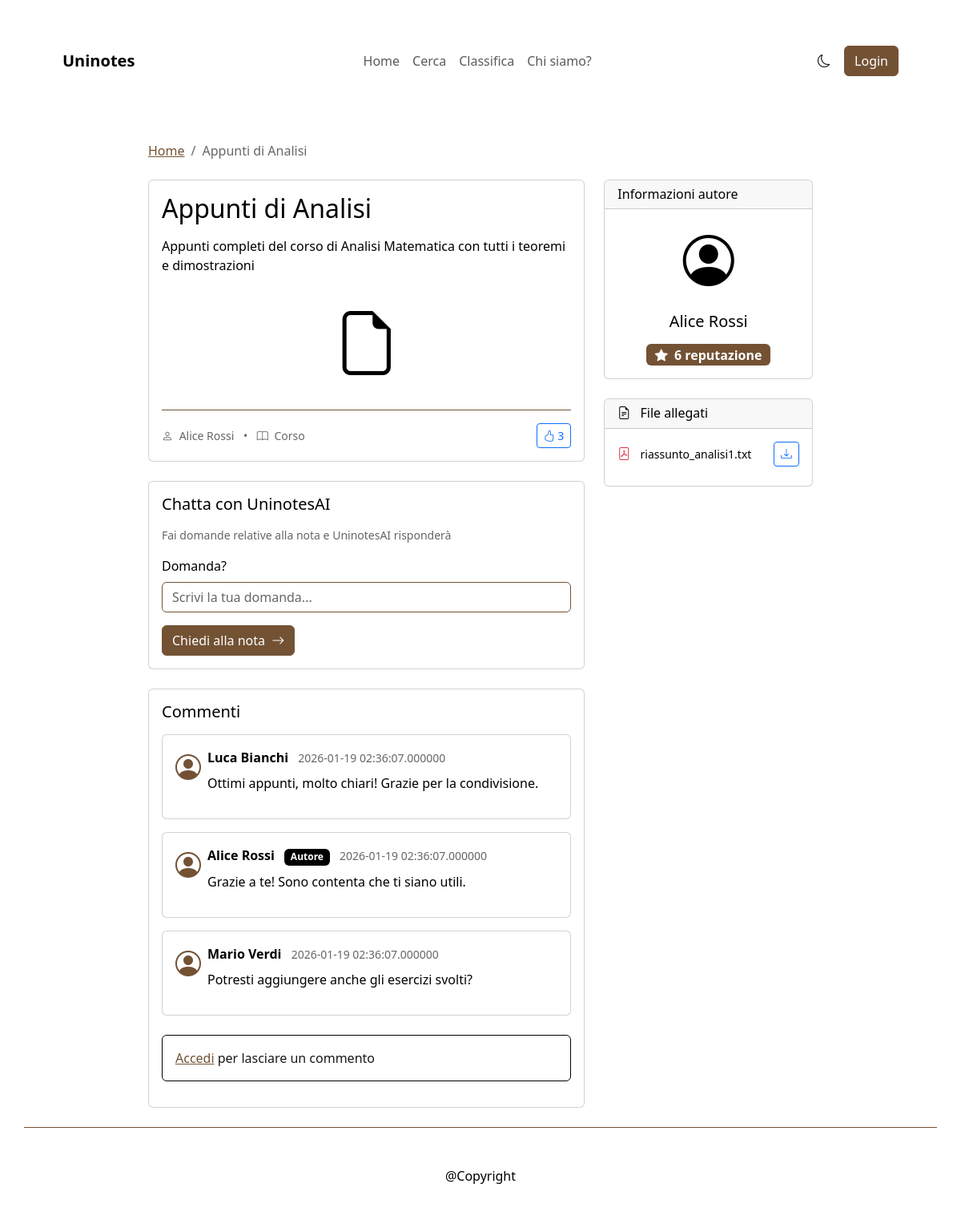
Screenshot of /note/1 with the database file from the repository.
### tables this page shows
CREATE TABLE `NOTE` (
  `id` BIGINT UNSIGNED NOT NULL AUTO_INCREMENT PRIMARY KEY,
  `student_id` BIGINT UNSIGNED NOT NULL,
  `title` VARCHAR(255) NOT NULL,
  `description` VARCHAR(250) DEFAULT NULL,
  `note_type` VARCHAR(100) DEFAULT NULL,
  `format` VARCHAR(50) DEFAULT NULL,
  `university` VARCHAR(191) DEFAULT NULL,
  `visibility` ENUM('public','course','private') NOT NULL DEFAULT 'public',
  `created_at` DATETIME(6) NOT NULL DEFAULT CURRENT_TIMESTAMP(6),
  `updated_at` DATETIME(6) NULL DEFAULT NULL ON UPDATE CURRENT_TIMESTAMP(6),
  `deleted_at` DATETIME(6) DEFAULT NULL,
  INDEX (`student_id`),
  INDEX (`created_at`),
  CONSTRAINT `fk_note_student` FOREIGN KEY (`student_id`) REFERENCES `USER` (`id`) ON DELETE CASCADE ON UPDATE CASCADE
);

CREATE TABLE `COMMENT` (
  `id` BIGINT UNSIGNED NOT NULL AUTO_INCREMENT PRIMARY KEY,
  `note_id` BIGINT UNSIGNED NOT NULL,
  `student_id` BIGINT UNSIGNED NOT NULL,
  `content` TEXT NOT NULL,
  `created_at` DATETIME(6) NOT NULL DEFAULT CURRENT_TIMESTAMP(6),
  `parent_comment_id` BIGINT UNSIGNED DEFAULT NULL,
  INDEX (`note_id`),
  INDEX (`student_id`),
  INDEX (`parent_comment_id`),
  CONSTRAINT `fk_comment_note` FOREIGN KEY (`note_id`) REFERENCES `NOTE` (`id`) ON DELETE CASCADE ON UPDATE CASCADE,
  CONSTRAINT `fk_comment_user` FOREIGN KEY (`student_id`) REFERENCES `USER` (`id`) ON DELETE CASCADE ON UPDATE CASCADE,
  CONSTRAINT `fk_comment_parent` FOREIGN KEY (`parent_comment_id`) REFERENCES `COMMENT` (`id`) ON DELETE SET NULL ON UPDATE CASCADE
);

CREATE TABLE `USER` (
  `id` BIGINT UNSIGNED NOT NULL AUTO_INCREMENT PRIMARY KEY,
  `name` VARCHAR(191) NOT NULL,
  `email` VARCHAR(191) NOT NULL UNIQUE,
  `password_hash` VARCHAR(255) NOT NULL,
  `university` VARCHAR(191) DEFAULT NULL,
  `role` ENUM('student','admin') NOT NULL DEFAULT 'student',
  `created_at` DATETIME(6) NOT NULL DEFAULT CURRENT_TIMESTAMP(6)
);

CREATE TABLE `FILE` (
  `id` BIGINT UNSIGNED NOT NULL AUTO_INCREMENT PRIMARY KEY,
  `note_id` BIGINT UNSIGNED NOT NULL,
  `filename` VARCHAR(255) NOT NULL,
  `filepath` VARCHAR(1024) NOT NULL,
  `mime_type` VARCHAR(191) DEFAULT NULL,
  `size` BIGINT UNSIGNED DEFAULT NULL,
  `hash` VARCHAR(128) DEFAULT NULL,
  `uploaded_at` DATETIME(6) NOT NULL DEFAULT CURRENT_TIMESTAMP(6),
  `updated_at` DATETIME(6) NULL DEFAULT NULL ON UPDATE CURRENT_TIMESTAMP(6),
  INDEX (`note_id`),
  CONSTRAINT `fk_file_note` FOREIGN KEY (`note_id`) REFERENCES `NOTE` (`id`) ON DELETE CASCADE ON UPDATE CASCADE
);

### App/View/Pages/noteDetail.php (the view, shortened to what the rows shown need)
<?php
$note = $note ?? [];
$isLoggedIn = $isLoggedIn ?? false;
?>
<div class="container-fluid px-3 px-md-4 px-lg-5 py-4">
    <nav aria-label="breadcrumb" class="mb-4">
        <ol class="breadcrumb">
            <li class="breadcrumb-item"><a href="/">Home</a></li>
            <li class="breadcrumb-item active" aria-current="page"><?= htmlspecialchars($note['title'] ?? 'Nota') ?>
            </li>
        </ol>
    </nav>
    <div class="row g-4">
        <div class="col-lg-8">
            <div class="card mb-4">
                <div class="card-body">
                    <h1 class="h2 mb-3"><?= htmlspecialchars($note['title'] ?? 'Titolo Nota') ?></h1>
                    <p class="card-text"><?= htmlspecialchars($note['description'] ?? 'Descrizione nota') ?></p>
                    <div class="text-center my-4">
                        <i class="bi bi-file-earmark" style="font-size: 5rem; color: var(--bs-secondary);"></i>
                    </div>
                    <div class="d-flex justify-content-between align-items-center pt-3 border-top">
                        <div class="text-muted small">
                            <i class="bi bi-person me-1"></i>
                            <span><?= htmlspecialchars($note['author']['name'] ?? 'Autore') ?></span>
                            <span class="mx-2">•</span>
                            <i class="bi bi-book me-1"></i>
                            <span><?= htmlspecialchars($note['course'] ?? 'Corso') ?></span>
                        </div>
                        <form action="/note/<?= $note['id'] ?>/like" method="POST" class="d-inline">
                            <button type="submit"
                                class="btn btn-sm <?= $note['user_has_liked'] ?? false ? 'btn-primary' : 'btn-outline-primary' ?>">
                                <i class="bi bi-hand-thumbs-up"></i>
                                <?= $note['likes_count'] ?? 0 ?>
                            </button>
                        </form>
                    </div>
                </div>
            </div>
            <?php if (!empty($note['files'])): ?>
                <div class="card mb-4">
                    <div class="card-body">
                        <h5 class="card-title mb-3">Chatta con UninotesAI</h5>
                        <p class="text-muted small mb-3">Fai domande relative alla nota e UninotesAI risponderà</p>
                        <form action="/note/<?= $note['id'] ?>/chat" method="POST">
                            <div class="mb-3">
                                <label for="chatQuestion" class="form-label">Domanda?</label>
                                <input type="text" class="form-control" id="chatQuestion" name="question"
                                    placeholder="Scrivi la tua domanda...">
                            </div>
                            <button type="submit" class="btn btn-primary">
                                Chiedi alla nota
                                <i class="bi bi-arrow-right ms-1"></i>
                            </button>
                        </form>
                    </div>
                </div>
            <?php endif; ?>
            <div class="card">
                <div class="card-body">
                    <h5 class="card-title mb-3">Commenti</h5>
                    <?php if (empty($note['comments'])): ?>
                        <p class="text-muted">Nessun commento ancora. Sii il primo a commentare!</p>
                    <?php else: ?>
                        <div class="comments-list">
                            <?php foreach ($note['comments'] ?? [] as $index => $comment): ?>
                                <div class="card mb-3">
                                    <div class="card-body">
                                        <div class="d-flex align-items-start mb-2">
                                            <i class="bi bi-person-circle me-2"
                                                style="font-size: 2rem; color: var(--bs-primary);"></i>
                                            <div class="flex-grow-1">
                                                <div class="d-flex justify-content-between align-items-start">
                                                    <div>
                                                        <strong><?= htmlspecialchars($comment['author']) ?></strong>
                                                        <?php if ($comment['is_author'] ?? false): ?>
                                                            <span class="badge bg-secondary ms-2">Autore</span>
                                                        <?php endif; ?>
                                                        <small class="text-muted ms-2"><?= htmlspecialchars($comment['created_at']) ?></small>
                                                    </div>
                                                </div>
                                                <p class="mb-2 mt-2"><?= htmlspecialchars($comment['content']) ?></p>
                                            </div>
                                        </div>
                                    </div>
                                </div>
                            <?php endforeach; ?>
                        </div>
                    <?php endif; ?>
                    <?php if ($isLoggedIn): ?>
                        <form action="/note/<?= $note['id'] ?>/comment" method="POST" class="mt-4">
                            <div class="mb-3">
                                <label for="commentContent" class="form-label">Aggiungi un commento</label>
                                <textarea class="form-control" id="commentContent" name="content" rows="3"
                                    placeholder="Scrivi un commento..." required></textarea>
                            </div>
                            <button type="submit" class="btn btn-primary">
                                <i class="bi bi-send me-1"></i>
                                Invia commento
                            </button>
                        </form>
                    <?php else: ?>
                        <div class="alert alert-info mt-4">
                            <a href="/login">Accedi</a> per lasciare un commento
                        </div>
                    <?php endif; ?>
                </div>
            </div>
        </div>
        <div class="col-lg-4">
            <div class="card mb-4">
                <div class="card-header">
                    <h6 class="mb-0">Informazioni autore</h6>
                </div>
                <div class="card-body text-center">
                    <div class="mb-3">
                        <i class="bi bi-person-circle" style="font-size: 4rem;"></i>
                    </div>
                    <h5><?= htmlspecialchars($note['author']['name'] ?? 'Autore') ?></h5>
                    <div class="mt-3">
                        <span class="badge bg-primary fs-6">
                            <i class="bi bi-star-fill me-1"></i>
                            <?= $note['author']['reputation'] ?? 0 ?> reputazione
                        </span>
                    </div>
                </div>
            </div>
            <?php if (!empty($note['files'])): ?>
                <div class="card mb-4">
                    <div class="card-header">
                        <h6 class="mb-0">
                            <i class="bi bi-file-earmark-text me-2"></i>
                            File allegati
                        </h6>
                    </div>
                    <div class="card-body">
                        <?php foreach ($note['files'] ?? [] as $file): ?>
                            <div class="d-flex justify-content-between align-items-center mb-2">
                                <div>
                                    <i class="bi bi-file-pdf text-danger me-2"></i>
                                    <small><?= htmlspecialchars($file['filename']) ?></small>
                                </div>
                                <a href="/file/<?= $file['id'] ?>/download" class="btn btn-sm btn-outline-primary">
                                    <i class="bi bi-download"></i>
                                </a>
                            </div>
                        <?php endforeach; ?>
                    </div>
                </div>
            <?php endif; ?>
        </div>
    </div>
</div>

### Core/Routing/Router.php (shortened to what the rows shown need)
<?php
class Router
{
    private array $routes = [];
    public function add(string $method, string $url, $handler) : void{
        $this->routes[] = compact('method', 'url', 'handler');
    }
    public function resolve() : mixed{
        $method = $_SERVER['REQUEST_METHOD'];
        $path = parse_url($_SERVER['REQUEST_URI'], PHP_URL_PATH);
        foreach ($this->routes as $route) {
            [$routeMethod, $url, $handler] = [$route['method'], $route['url'], $route['handler']];
            if ($routeMethod !== $method) continue;
            $pattern = preg_replace('#\{[^\}]+\}#', '([^/]+)', $url);
            $regex = "#^" . $pattern . "$#";
            if (preg_match($regex, $path, $matches)) {
                array_shift($matches);
                if (is_string($handler) && str_contains($handler, '@')) {
                    [$controller, $method] = explode('@', $handler);
                    $obj = new $controllerClass;
                    return call_user_func_array([$obj, $method], $matches);
                }
                throw new Exception("Handler non valido");
            }
        }
        return false;
    }
}

### rows the page displays
note: title "Appunti di Analisi", description "Appunti completi del corso di Analisi Matematica con tutti i teoremi e dimostrazioni"
comment: student.name "Luca Bianchi", created_at "2026-01-19 02:36:07.000000", content "Ottimi appunti, molto chiari! Grazie per la condivisione."
comment: student.name "Alice Rossi", shows "Autore", created_at "2026-01-19 02:36:07.000000", content "Grazie a te! Sono contenta che ti siano utili."
comment: student.name "Mario Verdi", created_at "2026-01-19 02:36:07.000000", content "Potresti aggiungere anche gli esercizi svolti?"
file: filename "riassunto_analisi1.txt"

### other values shown
$note['author']['name'] "Alice Rossi"
$note['course'] "Corso"
$note['likes_count'] "3"
$note['author']['reputation'] "6"
